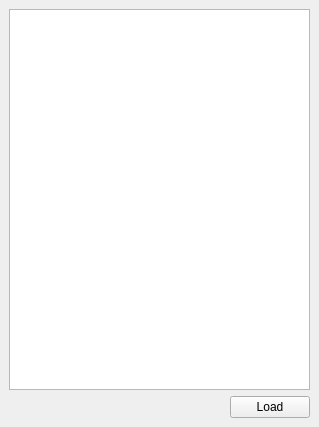
<?xml version="1.0" encoding="UTF-8"?>
<ui version="4.0">
 <class>EasyInsert</class>
 <widget class="QDockWidget" name="EasyInsert">
  <property name="geometry">
   <rect>
    <x>0</x>
    <y>0</y>
    <width>319</width>
    <height>427</height>
   </rect>
  </property>
  <property name="windowTitle">
   <string>DockWidget</string>
  </property>
  <widget class="QWidget" name="dockWidgetContents">
   <layout class="QGridLayout" name="gridLayout_2">
    <item row="0" column="0">
     <layout class="QGridLayout" name="gridLayout">
      <item row="1" column="1">
       <widget class="QPushButton" name="loadBtn">
        <property name="text">
         <string>Load</string>
        </property>
       </widget>
      </item>
      <item row="1" column="0">
       <spacer name="horizontalSpacer_2">
        <property name="orientation">
         <enum>Qt::Horizontal</enum>
        </property>
        <property name="sizeHint" stdset="0">
         <size>
          <width>40</width>
          <height>20</height>
         </size>
        </property>
       </spacer>
      </item>
      <item row="0" column="0" colspan="2">
       <widget class="QTreeView" name="treeView"/>
      </item>
     </layout>
    </item>
   </layout>
  </widget>
 </widget>
 <resources/>
 <connections/>
</ui>
